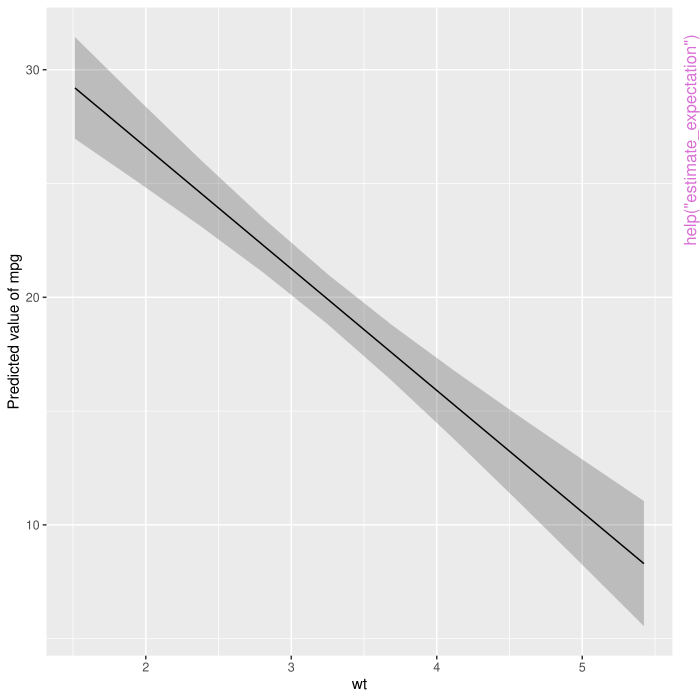

The script that drew this image:
pkgname <- "modelbased"
source(file.path(R.home("share"), "R", "examples-header.R"))
options(warn = 1)
library('modelbased')

base::assign(".oldSearch", base::search(), pos = 'CheckExEnv')
base::assign(".old_wd", base::getwd(), pos = 'CheckExEnv')
cleanEx()
nameEx("as.data.frame.estimate_contrasts")
### * as.data.frame.estimate_contrasts

flush(stderr()); flush(stdout())

### Name: as.data.frame.estimate_contrasts
### Title: Converting modelbased-objects into raw data frames
### Aliases: as.data.frame.estimate_contrasts

### ** Examples

## Don't show: 
if (insight::check_if_installed("marginaleffects", quietly = TRUE)) withAutoprint({ # examplesIf
## End(Don't show)
model <- lm(Petal.Length ~ Species, data = iris)
out <- estimate_means(model, "Species")

# default
print(out)

as.data.frame(out)

as.data.frame(out, preserve_names = FALSE)

as.data.frame(out, preserve_names = FALSE, use_responsename = TRUE)
## Don't show: 
}) # examplesIf
## End(Don't show)



cleanEx()
nameEx("describe_nonlinear")
### * describe_nonlinear

flush(stderr()); flush(stdout())

### Name: describe_nonlinear
### Title: Describe the smooth term (for GAMs) or non-linear predictors
### Aliases: describe_nonlinear describe_nonlinear.data.frame
###   estimate_smooth

### ** Examples

## Don't show: 
if (insight::check_if_installed("performance", quietly = TRUE)) withAutoprint({ # examplesIf
## End(Don't show)
# Create data
data <- data.frame(x = rnorm(200))
data$y <- data$x^2 + rnorm(200, 0, 0.5)

model <<- lm(y ~ poly(x, 2), data = data)
link_data <- estimate_relation(model, length = 100)

describe_nonlinear(link_data, x = "x")
## Don't show: 
}) # examplesIf
## End(Don't show)



cleanEx()
nameEx("estimate_contrasts")
### * estimate_contrasts

flush(stderr()); flush(stdout())

### Name: estimate_contrasts
### Title: Estimate Marginal Contrasts
### Aliases: estimate_contrasts estimate_contrasts.default

### ** Examples

## Don't show: 
if (all(insight::check_if_installed(c("lme4", "marginaleffects", "parameters", "rstanarm"), quietly = TRUE))) withAutoprint({ # examplesIf
## End(Don't show)
## Not run: 
##D # Basic usage --------------------------------
##D # --------------------------------------------
##D 
##D model <- lm(Sepal.Width ~ Species, data = iris)
##D estimate_contrasts(model)
##D 
##D # Dealing with interactions
##D model <- lm(Sepal.Width ~ Species * Petal.Width, data = iris)
##D 
##D # By default: selects first factor
##D estimate_contrasts(model)
##D 
##D # Can also run contrasts between points of numeric, stratified by "Species"
##D estimate_contrasts(model, contrast = "Petal.Width", by = "Species")
##D 
##D # Or both
##D estimate_contrasts(model, contrast = c("Species", "Petal.Width"), length = 2)
##D 
##D # Or with custom specifications
##D estimate_contrasts(model, contrast = c("Species", "Petal.Width = c(1, 2)"))
##D 
##D # Or modulate it
##D estimate_contrasts(model, by = "Petal.Width", length = 4)
##D 
##D # Standardized differences
##D estimated <- estimate_contrasts(lm(Sepal.Width ~ Species, data = iris))
##D standardize(estimated)
##D 
##D # contrasts of slopes ------------------------
##D # --------------------------------------------
##D 
##D data(qol_cancer, package = "parameters")
##D qol_cancer$ID <- as.numeric(qol_cancer$ID)
##D qol_cancer$grp <- as.factor(ifelse(qol_cancer$ID < 100, "Group 1", "Group 2"))
##D model <- lm(QoL ~ time * education * grp, data = qol_cancer)
##D 
##D # "time" only has integer values and few values, so it's treated like a factor
##D estimate_contrasts(model, "time", by = "education")
##D 
##D # we set `integer_as_continuous = TRUE` to treat integer as continuous
##D estimate_contrasts(model, "time", by = "education", integer_as_continuous = 1)
##D 
##D # pairwise comparisons for multiple groups
##D estimate_contrasts(
##D   model,
##D   "time",
##D   by = c("education", "grp"),
##D   integer_as_continuous = TRUE
##D )
##D 
##D # if we want pairwise comparisons only for one factor, but group by another,
##D # we need the formula specification and define the grouping variable after
##D # the vertical bar
##D estimate_contrasts(
##D   model,
##D   "time",
##D   by = c("education", "grp"),
##D   comparison = ~pairwise | grp,
##D   integer_as_continuous = TRUE
##D )
##D 
##D # custom factor contrasts - contrasts the average effects of two levels
##D # against the remaining third level
##D # ---------------------------------------------------------------------
##D 
##D data(puppy_love, package = "modelbased")
##D cond_tx <- cbind("no treatment" = c(1, 0, 0), "treatment" = c(0, 0.5, 0.5))
##D model <- lm(happiness ~ puppy_love * dose, data = puppy_love)
##D estimate_slopes(model, "puppy_love", by = "dose", comparison = cond_tx)
##D 
##D # Other models (mixed, Bayesian, ...) --------
##D # --------------------------------------------
##D data <- iris
##D data$Petal.Length_factor <- ifelse(data$Petal.Length < 4.2, "A", "B")
##D 
##D model <- lme4::lmer(Sepal.Width ~ Species + (1 | Petal.Length_factor), data = data)
##D estimate_contrasts(model)
##D 
##D data <- mtcars
##D data$cyl <- as.factor(data$cyl)
##D data$am <- as.factor(data$am)
##D 
##D model <- rstanarm::stan_glm(mpg ~ cyl * wt, data = data, refresh = 0)
##D estimate_contrasts(model)
##D estimate_contrasts(model, by = "wt", length = 4)
##D 
##D model <- rstanarm::stan_glm(
##D   Sepal.Width ~ Species + Petal.Width + Petal.Length,
##D   data = iris,
##D   refresh = 0
##D )
##D estimate_contrasts(model, by = "Petal.Length = [sd]", test = "bf")
## End(Not run)
## Don't show: 
}) # examplesIf
## End(Don't show)



cleanEx()
nameEx("estimate_expectation")
### * estimate_expectation

flush(stderr()); flush(stdout())

### Name: estimate_expectation
### Title: Model-based predictions
### Aliases: estimate_expectation estimate_link estimate_prediction
###   estimate_relation

### ** Examples

## Don't show: 
if (all(insight::check_if_installed(c("see", "glmmTMB", "rstanarm"), quietly = TRUE))) withAutoprint({ # examplesIf
## End(Don't show)
library(modelbased)

# Linear Models
model <- lm(mpg ~ wt, data = mtcars)

# Get predicted and prediction interval (see insight::get_predicted)
estimate_expectation(model)

# Get expected values with confidence interval
pred <- estimate_relation(model)
pred

# Visualisation (see visualisation_recipe())
plot(pred)

# Standardize predictions
pred <- estimate_relation(lm(mpg ~ wt + am, data = mtcars))
z <- standardize(pred, include_response = FALSE)
z
unstandardize(z, include_response = FALSE)

# Logistic Models
model <- glm(vs ~ wt, data = mtcars, family = "binomial")
estimate_expectation(model)
estimate_relation(model)

# Mixed models
data(mtcars)
mtcars$gear <- as.factor(mtcars$gear)
model <- glmmTMB::glmmTMB(mpg ~ wt + (1 | gear), data = mtcars)
estimate_expectation(model)
estimate_relation(model)

# Predict random effects and calculate contrasts
estim <- estimate_relation(model, by = "gear")
estim

estimate_contrasts(estim)

# Bayesian models
## Don't show: 
}) # examplesIf
## End(Don't show)



cleanEx()
nameEx("estimate_grouplevel")
### * estimate_grouplevel

flush(stderr()); flush(stdout())

### Name: estimate_grouplevel
### Title: Group-specific parameters of mixed models random effects
### Aliases: estimate_grouplevel estimate_grouplevel.default
###   estimate_grouplevel.brmsfit reshape_grouplevel
###   reshape_grouplevel.estimate_grouplevel

### ** Examples

## Don't show: 
if (all(insight::check_if_installed(c("see", "lme4"), quietly = TRUE)) && packageVersion("insight") > "1.1.0" && packageVersion("parameters") > "0.24.1") withAutoprint({ # examplesIf
## End(Don't show)
# lme4 model
data(mtcars)
model <- lme4::lmer(mpg ~ hp + (1 | carb), data = mtcars)
random <- estimate_grouplevel(model)

# Show group-specific effects
random

# Visualize random effects
plot(random)

# Reshape to wide data...
reshaped <- reshape_grouplevel(random, group = "carb", indices = c("Coefficient", "SE"))

# ...and can be easily combined with the original data
alldata <- merge(mtcars, reshaped)

# overall coefficients
estimate_grouplevel(model, type = "total")
## Don't show: 
}) # examplesIf
## End(Don't show)



cleanEx()
nameEx("estimate_means")
### * estimate_means

flush(stderr()); flush(stdout())

### Name: estimate_means
### Title: Estimate Marginal Means (Model-based average at each factor
###   level)
### Aliases: estimate_means

### ** Examples

## Don't show: 
if (all(insight::check_if_installed(c("marginaleffects", "see", "lme4"), quietly = TRUE))) withAutoprint({ # examplesIf
## End(Don't show)
library(modelbased)

# Frequentist models
# -------------------
model <- lm(Petal.Length ~ Sepal.Width * Species, data = iris)

estimate_means(model)

# the `length` argument is passed to `insight::get_datagrid()` and modulates
# the number of representative values to return for numeric predictors
estimate_means(model, by = c("Species", "Sepal.Width"), length = 2)

# an alternative way to setup your data grid is specify the values directly
estimate_means(model, by = c("Species", "Sepal.Width = c(2, 4)"))

# or use one of the many predefined "tokens" that help you creating a useful
# data grid - to learn more about creating data grids, see help in
# `?insight::get_datagrid`.
estimate_means(model, by = c("Species", "Sepal.Width = [fivenum]"))

## Not run: 
##D # same for factors: filter by specific levels
##D estimate_means(model, by = "Species = c('versicolor', 'setosa')")
##D estimate_means(model, by = c("Species", "Sepal.Width = 0"))
##D 
##D # estimate marginal average of response at values for numeric predictor
##D estimate_means(model, by = "Sepal.Width", length = 5)
##D estimate_means(model, by = "Sepal.Width = c(2, 4)")
##D 
##D # or provide the definition of the data grid as list
##D estimate_means(
##D   model,
##D   by = list(Sepal.Width = c(2, 4), Species = c("versicolor", "setosa"))
##D )
##D 
##D # equivalence test: the null-hypothesis is that the estimate is outside
##D # the equivalence bounds [-4.5, 4.5]
##D estimate_means(model, by = "Species", equivalence = c(-4.5, 4.5))
##D 
##D # Methods that can be applied to it:
##D means <- estimate_means(model, by = c("Species", "Sepal.Width = 0"))
##D 
##D plot(means) # which runs visualisation_recipe()
##D standardize(means)
##D 
##D # grids for numeric predictors, combine range and length
##D model <- lm(Sepal.Length ~ Sepal.Width * Petal.Length, data = iris)
##D 
##D # create a "grid": value range for first numeric predictor, mean +/-1 SD
##D # for remaining numeric predictors.
##D estimate_means(model, c("Sepal.Width", "Petal.Length"), range = "grid")
##D 
##D # range from minimum to maximum spread over four values,
##D # and mean +/- 1 SD (a total of three values)
##D estimate_means(
##D   model,
##D   by = c("Sepal.Width", "Petal.Length"),
##D   range = c("range", "sd"),
##D   length = c(4, 3)
##D )
##D 
##D data <- iris
##D data$Petal.Length_factor <- ifelse(data$Petal.Length < 4.2, "A", "B")
##D 
##D model <- lme4::lmer(
##D   Petal.Length ~ Sepal.Width + Species + (1 | Petal.Length_factor),
##D   data = data
##D )
##D estimate_means(model)
##D estimate_means(model, by = "Sepal.Width", length = 3)
## End(Not run)
## Don't show: 
}) # examplesIf
## End(Don't show)



cleanEx()
nameEx("estimate_slopes")
### * estimate_slopes

flush(stderr()); flush(stdout())

### Name: estimate_slopes
### Title: Estimate Marginal Effects
### Aliases: estimate_slopes

### ** Examples

## Don't show: 
if (all(insight::check_if_installed(c("marginaleffects", "emmeans", "effectsize", "mgcv", "ggplot2", "see"), quietly = TRUE))) withAutoprint({ # examplesIf
## End(Don't show)
library(ggplot2)
# Get an idea of the data
ggplot(iris, aes(x = Petal.Length, y = Sepal.Width)) +
  geom_point(aes(color = Species)) +
  geom_smooth(color = "black", se = FALSE) +
  geom_smooth(aes(color = Species), linetype = "dotted", se = FALSE) +
  geom_smooth(aes(color = Species), method = "lm", se = FALSE)

# Model it
model <- lm(Sepal.Width ~ Species * Petal.Length, data = iris)
# Compute the marginal effect of Petal.Length at each level of Species
slopes <- estimate_slopes(model, trend = "Petal.Length", by = "Species")
slopes

# What is the *average* slope of Petal.Length? This can be calculated by
# taking the average of the slopes across all Species, using `comparison`.
# We pass a function to `comparison` that calculates the mean of the slopes.
estimate_slopes(
  model,
  trend = "Petal.Length",
  by = "Species",
  comparison = ~I(mean(x))
)

## Not run: 
##D # Plot it
##D plot(slopes)
##D standardize(slopes)
##D 
##D model <- mgcv::gam(Sepal.Width ~ s(Petal.Length), data = iris)
##D slopes <- estimate_slopes(model, by = "Petal.Length", length = 50)
##D summary(slopes)
##D plot(slopes)
##D 
##D model <- mgcv::gam(Sepal.Width ~ s(Petal.Length, by = Species), data = iris)
##D slopes <- estimate_slopes(model,
##D   trend = "Petal.Length",
##D   by = c("Petal.Length", "Species"), length = 20
##D )
##D summary(slopes)
##D plot(slopes)
##D 
##D # marginal effects, grouped by Species, at different values of Petal.Length
##D estimate_slopes(model,
##D   trend = "Petal.Length",
##D   by = c("Petal.Length", "Species"), length = 10
##D )
##D 
##D # marginal effects at different values of Petal.Length
##D estimate_slopes(model, trend = "Petal.Length", by = "Petal.Length", length = 10)
##D 
##D # marginal effects at very specific values of Petal.Length
##D estimate_slopes(model, trend = "Petal.Length", by = "Petal.Length=c(1, 3, 5)")
##D 
##D # average marginal effects of Petal.Length,
##D # just for the trend within a certain range
##D estimate_slopes(model, trend = "Petal.Length=seq(2, 4, 0.01)")
## End(Not run)
## Don't show: 
}) # examplesIf
## End(Don't show)
## Don't show: 
if (all(insight::check_if_installed(c("marginaleffects", "emmeans"), quietly = TRUE)) && getRversion() >= "4.5.0") withAutoprint({ # examplesIf
## End(Don't show)
## Not run: 
##D # marginal effects with different `estimate` options
##D data(penguins)
##D penguins$long_bill <- factor(datawizard::categorize(penguins$bill_len), labels = c("short", "long"))
##D m <- glm(long_bill ~ sex + species + island * bill_dep, data = penguins, family = "binomial")
##D 
##D # the emmeans default
##D estimate_slopes(m, "bill_dep", by = "island")
##D emmeans::emtrends(m, "island", var = "bill_dep", regrid = "response")
##D 
##D # the marginaleffects default
##D estimate_slopes(m, "bill_dep", by = "island", estimate = "average")
##D marginaleffects::avg_slopes(m, variables = "bill_dep", by = "island")
## End(Not run)
## Don't show: 
}) # examplesIf
## End(Don't show)



cleanEx()
nameEx("get_emmeans")
### * get_emmeans

flush(stderr()); flush(stdout())

### Name: get_emcontrasts
### Title: Consistent API for 'emmeans' and 'marginaleffects'
### Aliases: get_emcontrasts get_emmeans get_emtrends get_marginalcontrasts
###   get_marginalmeans get_marginaltrends

### ** Examples

## Don't show: 
if (insight::check_if_installed("emmeans", quietly = TRUE)) withAutoprint({ # examplesIf
## End(Don't show)
# Basic usage
model <- lm(Sepal.Width ~ Species, data = iris)
get_emcontrasts(model)

## Not run: 
##D # Dealing with interactions
##D model <- lm(Sepal.Width ~ Species * Petal.Width, data = iris)
##D # By default: selects first factor
##D get_emcontrasts(model)
##D # Or both
##D get_emcontrasts(model, contrast = c("Species", "Petal.Width"), length = 2)
##D # Or with custom specifications
##D get_emcontrasts(model, contrast = c("Species", "Petal.Width=c(1, 2)"))
##D # Or modulate it
##D get_emcontrasts(model, by = "Petal.Width", length = 4)
## End(Not run)
## Don't show: 
}) # examplesIf
## End(Don't show)
## Don't show: 
if (require("emmeans", quietly = TRUE)) withAutoprint({ # examplesIf
## End(Don't show)
model <- lm(Sepal.Length ~ Species + Petal.Width, data = iris)

# By default, 'by' is set to "Species"
get_emmeans(model)

## Not run: 
##D # Overall mean (close to 'mean(iris$Sepal.Length)')
##D get_emmeans(model, by = NULL)
##D 
##D # One can estimate marginal means at several values of a 'modulate' variable
##D get_emmeans(model, by = "Petal.Width", length = 3)
##D 
##D # Interactions
##D model <- lm(Sepal.Width ~ Species * Petal.Length, data = iris)
##D 
##D get_emmeans(model)
##D get_emmeans(model, by = c("Species", "Petal.Length"), length = 2)
##D get_emmeans(model, by = c("Species", "Petal.Length = c(1, 3, 5)"), length = 2)
## End(Not run)
## Don't show: 
}) # examplesIf
## End(Don't show)
## Don't show: 
if (insight::check_if_installed("emmeans", quietly = TRUE)) withAutoprint({ # examplesIf
## End(Don't show)
## Not run: 
##D model <- lm(Sepal.Width ~ Species * Petal.Length, data = iris)
##D 
##D get_emtrends(model)
##D get_emtrends(model, by = "Species")
##D get_emtrends(model, by = "Petal.Length")
##D get_emtrends(model, by = c("Species", "Petal.Length"))
## End(Not run)

model <- lm(Petal.Length ~ poly(Sepal.Width, 4), data = iris)
get_emtrends(model)
get_emtrends(model, by = "Sepal.Width")
## Don't show: 
}) # examplesIf
## End(Don't show)
## Don't show: 
if (insight::check_if_installed("marginaleffects", quietly = TRUE)) withAutoprint({ # examplesIf
## End(Don't show)
model <- lm(Sepal.Length ~ Species + Petal.Width, data = iris)

# By default, 'by' is set to "Species"
get_marginalmeans(model)

# Overall mean (close to 'mean(iris$Sepal.Length)')
get_marginalmeans(model, by = NULL)

## Not run: 
##D # One can estimate marginal means at several values of a 'modulate' variable
##D get_marginalmeans(model, by = "Petal.Width", length = 3)
##D 
##D # Interactions
##D model <- lm(Sepal.Width ~ Species * Petal.Length, data = iris)
##D 
##D get_marginalmeans(model)
##D get_marginalmeans(model, by = c("Species", "Petal.Length"), length = 2)
##D get_marginalmeans(model, by = c("Species", "Petal.Length = c(1, 3, 5)"), length = 2)
## End(Not run)
## Don't show: 
}) # examplesIf
## End(Don't show)
## Don't show: 
if (insight::check_if_installed("marginaleffects", quietly = TRUE)) withAutoprint({ # examplesIf
## End(Don't show)
model <- lm(Sepal.Width ~ Species * Petal.Length, data = iris)

get_marginaltrends(model, trend = "Petal.Length", by = "Species")
get_marginaltrends(model, trend = "Petal.Length", by = "Petal.Length")
get_marginaltrends(model, trend = "Petal.Length", by = c("Species", "Petal.Length"))
## Don't show: 
}) # examplesIf
## End(Don't show)



cleanEx()
nameEx("pool_contrasts")
### * pool_contrasts

flush(stderr()); flush(stdout())

### Name: pool_contrasts
### Title: Pool contrasts and comparisons from 'estimate_contrasts()'
### Aliases: pool_contrasts

### ** Examples

## Don't show: 
if (require("mice")) withAutoprint({ # examplesIf
## End(Don't show)
data("nhanes2", package = "mice")
imp <- mice::mice(nhanes2, printFlag = FALSE)
comparisons <- lapply(1:5, function(i) {
  m <- lm(bmi ~ age + hyp + chl, data = mice::complete(imp, action = i))
  estimate_contrasts(m, "age")
})
pool_contrasts(comparisons)
## Don't show: 
}) # examplesIf
## End(Don't show)



cleanEx()
nameEx("pool_predictions")
### * pool_predictions

flush(stderr()); flush(stdout())

### Name: pool_predictions
### Title: Pool Predictions and Estimated Marginal Means
### Aliases: pool_predictions pool_slopes

### ** Examples

## Don't show: 
if (require("mice") && requireNamespace("marginaleffects")) withAutoprint({ # examplesIf
## End(Don't show)
# example for multiple imputed datasets
data("nhanes2", package = "mice")
imp <- mice::mice(nhanes2, printFlag = FALSE)

# estimated marginal means
predictions <- lapply(1:5, function(i) {
  m <- lm(bmi ~ age + hyp + chl, data = mice::complete(imp, action = i))
  estimate_means(m, "age")
})
pool_predictions(predictions)

# estimated slopes (marginal effects)
slopes <- lapply(1:5, function(i) {
  m <- lm(bmi ~ age + hyp + chl, data = mice::complete(imp, action = i))
  estimate_slopes(m, "chl")
})
pool_slopes(slopes)
## Don't show: 
}) # examplesIf
## End(Don't show)



cleanEx()
nameEx("print.estimate_contrasts")
### * print.estimate_contrasts

flush(stderr()); flush(stdout())

### Name: display.estimate_contrasts
### Title: Printing modelbased-objects
### Aliases: display.estimate_contrasts format.estimate_contrasts
###   print.estimate_contrasts

### ** Examples

## Don't show: 
if (insight::check_if_installed("marginaleffects", quietly = TRUE)) withAutoprint({ # examplesIf
## End(Don't show)
model <- lm(Petal.Length ~ Species, data = iris)
out <- estimate_means(model, "Species")

# default
print(out)

# smaller set of columns
print(out, select = "minimal")

# remove redundant labels
data(efc, package = "modelbased")
efc <- datawizard::to_factor(efc, c("c161sex", "c172code", "e16sex"))
levels(efc$c172code) <- c("low", "mid", "high")
fit <- lm(neg_c_7 ~ c161sex * c172code * e16sex, data = efc)
out <- estimate_means(fit, c("c161sex", "c172code", "e16sex"))
print(out, full_labels = FALSE, select = "{estimate} ({se})")
## Don't show: 
}) # examplesIf
## End(Don't show)



cleanEx()
nameEx("residualize_over_grid")
### * residualize_over_grid

flush(stderr()); flush(stdout())

### Name: residualize_over_grid
### Title: Compute partial residuals from a data grid
### Aliases: residualize_over_grid residualize_over_grid.data.frame

### ** Examples

## Don't show: 
if (requireNamespace("marginaleffects", quietly = TRUE)) withAutoprint({ # examplesIf
## End(Don't show)
set.seed(1234)
x1 <- rnorm(200)
x2 <- rnorm(200)
# quadratic relationship
y <- 2 * x1 + x1^2 + 4 * x2 + rnorm(200)

d <- data.frame(x1, x2, y)
model <- lm(y ~ x1 + x2, data = d)

pr <- estimate_means(model, c("x1", "x2"))
head(residualize_over_grid(pr, model))
## Don't show: 
}) # examplesIf
## End(Don't show)



cleanEx()
nameEx("smoothing")
### * smoothing

flush(stderr()); flush(stdout())

### Name: smoothing
### Title: Smoothing a vector or a time series
### Aliases: smoothing

### ** Examples

x <- sin(seq(0, 4 * pi, length.out = 100)) + rnorm(100, 0, 0.2)
plot(x, type = "l")
lines(smoothing(x, method = "smooth"), type = "l", col = "blue")
lines(smoothing(x, method = "loess"), type = "l", col = "red")

x <- sin(seq(0, 4 * pi, length.out = 10000)) + rnorm(10000, 0, 0.2)
plot(x, type = "l")
lines(smoothing(x, method = "smooth"), type = "l", col = "blue")
lines(smoothing(x, method = "loess"), type = "l", col = "red")



cleanEx()
nameEx("visualisation_recipe.estimate_predicted")
### * visualisation_recipe.estimate_predicted

flush(stderr()); flush(stdout())

### Name: plot.estimate_predicted
### Title: Automated plotting for 'modelbased' objects
### Aliases: plot.estimate_predicted plot.estimate_means
###   tinyplot.estimate_means visualisation_recipe.estimate_predicted
###   visualisation_recipe.estimate_slopes
###   visualisation_recipe.estimate_grouplevel

### ** Examples

## Don't show: 
if (all(insight::check_if_installed(c("tinyplot", "marginaleffects"), quietly = TRUE))) withAutoprint({ # examplesIf
## End(Don't show)
# ==============================================
# tinyplot
# ==============================================
## Don't show: 
}) # examplesIf
## End(Don't show)
## Don't show: 
if (all(insight::check_if_installed(c("marginaleffects", "see", "ggplot2"), quietly = TRUE)) && getRversion() >= "4.1.0") withAutoprint({ # examplesIf
## End(Don't show)
library(ggplot2)
library(see)
# ==============================================
# estimate_relation, estimate_expectation, ...
# ==============================================
# Simple Model ---------------
x <- estimate_relation(lm(mpg ~ wt, data = mtcars))
layers <- visualisation_recipe(x)
layers
plot(layers)

# visualization_recipe() is called implicitly when you call plot()
plot(estimate_relation(lm(mpg ~ qsec, data = mtcars)))

## Not run: 
##D # It can be used in a pipe workflow
##D lm(mpg ~ qsec, data = mtcars) |>
##D   estimate_relation(ci = c(0.5, 0.8, 0.9)) |>
##D   plot()
##D 
##D # Customize aesthetics ----------
##D 
##D plot(x,
##D   point = list(color = "red", alpha = 0.6, size = 3),
##D   line = list(color = "blue", size = 3),
##D   ribbon = list(fill = "green", alpha = 0.7)
##D ) +
##D   theme_minimal() +
##D   labs(title = "Relationship between MPG and WT")
##D 
##D # Customize raw data -------------
##D 
##D plot(x, point = list(geom = "density_2d_filled"), line = list(color = "white")) +
##D   scale_x_continuous(expand = c(0, 0)) +
##D   scale_y_continuous(expand = c(0, 0)) +
##D   theme(legend.position = "none")
##D 
##D # Single predictors examples -----------
##D 
##D plot(estimate_relation(lm(Sepal.Length ~ Species, data = iris)))
##D 
##D # 2-ways interaction ------------
##D 
##D # Numeric * numeric
##D x <- estimate_relation(lm(mpg ~ wt * qsec, data = mtcars))
##D plot(x)
##D 
##D # Numeric * factor
##D x <- estimate_relation(lm(Sepal.Width ~ Sepal.Length * Species, data = iris))
##D plot(x)
##D 
##D # ==============================================
##D # estimate_means
##D # ==============================================
##D # Simple Model ---------------
##D x <- estimate_means(lm(Sepal.Width ~ Species, data = iris), by = "Species")
##D layers <- visualisation_recipe(x)
##D layers
##D plot(layers)
##D 
##D # Customize aesthetics
##D layers <- visualisation_recipe(x,
##D   point = list(width = 0.03, color = "red"),
##D   pointrange = list(size = 2, linewidth = 2),
##D   line = list(linetype = "dashed", color = "blue")
##D )
##D plot(layers)
##D 
##D # Two levels ---------------
##D data <- mtcars
##D data$cyl <- as.factor(data$cyl)
##D 
##D model <- lm(mpg ~ cyl * wt, data = data)
##D 
##D x <- estimate_means(model, by = c("cyl", "wt"))
##D plot(x)
##D 
##D 
##D # GLMs ---------------------
##D data <- data.frame(vs = mtcars$vs, cyl = as.factor(mtcars$cyl))
##D x <- estimate_means(glm(vs ~ cyl, data = data, family = "binomial"), by = c("cyl"))
##D plot(x)
## End(Not run)
## Don't show: 
}) # examplesIf
## End(Don't show)
## Don't show: 
if (all(insight::check_if_installed(c("marginaleffects", "see", "ggplot2"), quietly = TRUE))) withAutoprint({ # examplesIf
## End(Don't show)
# ==============================================
# estimate_slopes
# ==============================================
model <- lm(Sepal.Width ~ Species * Petal.Length, data = iris)
x <- estimate_slopes(model, trend = "Petal.Length", by = "Species")

layers <- visualisation_recipe(x)
layers
plot(layers)

## Not run: 
##D # Customize aesthetics and add horizontal line and theme
##D layers <- visualisation_recipe(x, pointrange = list(size = 2, linewidth = 2))
##D plot(layers) +
##D   geom_hline(yintercept = 0, linetype = "dashed", color = "red") +
##D   theme_minimal() +
##D   labs(y = "Effect of Petal.Length", title = "Marginal Effects")
##D 
##D model <- lm(Petal.Length ~ poly(Sepal.Width, 4), data = iris)
##D x <- estimate_slopes(model, trend = "Sepal.Width", by = "Sepal.Width", length = 20)
##D plot(visualisation_recipe(x))
##D 
##D model <- lm(Petal.Length ~ Species * poly(Sepal.Width, 3), data = iris)
##D x <- estimate_slopes(model, trend = "Sepal.Width", by = c("Sepal.Width", "Species"))
##D plot(visualisation_recipe(x))
## End(Not run)
## Don't show: 
}) # examplesIf
## End(Don't show)
## Don't show: 
if (all(insight::check_if_installed(c("ggplot2", "marginaleffects", "see", "lme4"), quietly = TRUE))) withAutoprint({ # examplesIf
## End(Don't show)
# ==============================================
# estimate_grouplevel
# ==============================================
## Not run: 
##D data <- lme4::sleepstudy
##D data <- rbind(data, data)
##D data$Newfactor <- rep(c("A", "B", "C", "D"))
##D 
##D # 1 random intercept
##D model <- lme4::lmer(Reaction ~ Days + (1 | Subject), data = data)
##D x <- estimate_grouplevel(model)
##D layers <- visualisation_recipe(x)
##D layers
##D plot(layers)
##D 
##D # 2 random intercepts
##D model <- lme4::lmer(Reaction ~ Days + (1 | Subject) + (1 | Newfactor), data = data)
##D x <- estimate_grouplevel(model)
##D plot(x) +
##D   geom_hline(yintercept = 0, linetype = "dashed") +
##D   theme_minimal()
##D # Note: we need to use hline instead of vline because the axes is flipped
##D 
##D model <- lme4::lmer(Reaction ~ Days + (1 + Days | Subject) + (1 | Newfactor), data = data)
##D x <- estimate_grouplevel(model)
##D plot(x)
## End(Not run)
## Don't show: 
}) # examplesIf
## End(Don't show)



cleanEx()
nameEx("zero_crossings")
### * zero_crossings

flush(stderr()); flush(stdout())

### Name: zero_crossings
### Title: Find zero-crossings and inversion points
### Aliases: zero_crossings find_inversions

### ** Examples

x <- sin(seq(0, 4 * pi, length.out = 100))
# plot(x, type = "b")

modelbased::zero_crossings(x)
modelbased::find_inversions(x)



### * <FOOTER>
###
cleanEx()
options(digits = 7L)
base::cat("Time elapsed: ", proc.time() - base::get("ptime", pos = 'CheckExEnv'),"\n")
grDevices::dev.off()
###
### Local variables: ***
### mode: outline-minor ***
### outline-regexp: "\\(> \\)?### [*]+" ***
### End: ***
quit('no')
